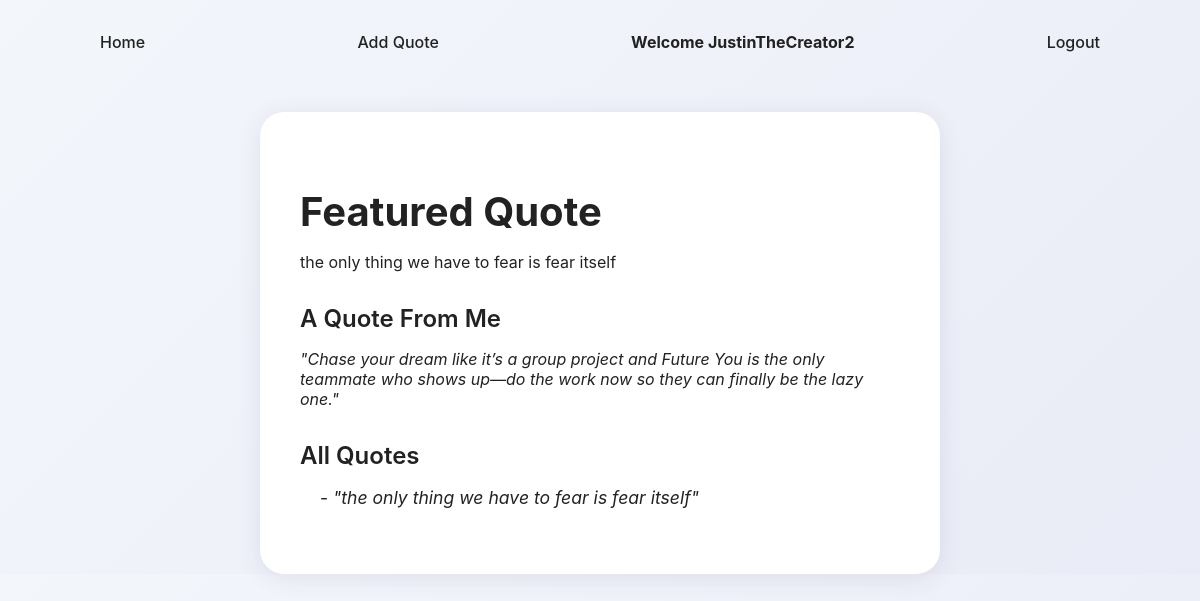
Screenshot of / (signed in) with the database file from the repository.
### tables this page shows
CREATE TABLE user (
	id INTEGER NOT NULL, 
	username VARCHAR(80) NOT NULL, 
	password_hash VARCHAR(255) NOT NULL, 
	PRIMARY KEY (id)
);

CREATE TABLE quote (
	id INTEGER NOT NULL, 
	text VARCHAR(280) NOT NULL, 
	created_at DATETIME NOT NULL, 
	user_id INTEGER, 
	PRIMARY KEY (id), 
	FOREIGN KEY(user_id) REFERENCES user (id)
);

### app.py (the view)
@app.route("/")
def home():
    from models import Quote
    quotes = Quote.query.order_by(Quote.created_at.desc()).all()
    featured = quotes[0].text if quotes else "Add your first quote!"
    return render_template("index.html", featured=featured, quotes=quotes)

### app.py (called while the page is built)
@login_manager.user_loader
def load_user(user_id):
    from models import User
    return User.query.get(int(user_id))

### templates/index.html (shortened to what this page needs)
{% extends "base.html" %}
{% block content %}
  <div class="main-content">
    <h1>Featured Quote</h1>
    <div class="featured">{{ featured }}</div>
    <h2>A Quote From Me</h2>
    <p class="my-quote"><i>"Chase your dream like it’s a group project and Future You is the only teammate who shows up—do the work now so they can finally be the lazy one."</i></p>
    <h2>All Quotes</h2>
    {% if quotes %}
      <ul class="quotes">
        {% for q in quotes %}
          <li><i>"{{ q.text }}"</i></li>
        {% endfor %}
      </ul>
    {% else %}
      <p>No quotes yet. <a href="{{ url_for('add_quote') }}">Add one</a>?</p>
  </div>
  {% endif %}
{% endblock %}

### templates/base.html (shortened to what this page needs)
<!doctype html>
<html lang="en">
<head>
  <link rel="stylesheet" href="{{ url_for('static', filename='style.css') }}">
</head>
<body>
  <nav>
    <a href="{{ url_for('home') }}">Home</a>
    <a href="{{ url_for('add_quote') }}">Add Quote</a>
    {% if current_user.is_authenticated %}
      <span><b>Welcome {{ current_user.username }}</b></span>
      <a href="{{ url_for('logout') }}">Logout</a>
    {% else %}
      <a href="{{ url_for('login') }}">Login</a>
      <a href="{{ url_for('register') }}">Register</a>
    {% endif %}
  </nav>
  <main>
    {% block content %}{% endblock %}
  </main>
</body>
</html>

### static/style.css (style rules this page uses)
body { background: linear-gradient(135deg, #f3f6fb 0%, #e9ecf6 100%); font-family: 'Inter', 'Helvetica Neue', Arial, sans-serif; color: #222; margin: 0; padding: 0; }
ul { list-style-type: none; }
li::before { content: "- "; }
nav { display: flex; justify-content: space-between; align-items: center; padding: 32px 80px 0 80px; background: transparent; }
nav a { color: #222; text-decoration: none; margin: 0 20px; font-weight: 500; font-size: 1rem; transition: color 0.2s; }
.main-content { max-width: 600px; margin: 60px auto 0 auto; background: #fff; border-radius: 24px; box-shadow: 0 4px 24px 0 rgba(60, 60, 100, 0.10); padding: 48px 40px; }
h1 { font-size: 2.5rem; font-weight: 700; margin-bottom: 16px; }
h2 { font-size: 1.5rem; font-weight: 600; margin-top: 32px; margin-bottom: 12px; }
ul { padding-left: 20px; font-size: 1.1rem; }

### rows the page displays
user: username "JustinTheCreator2"
quote: text "the only thing we have to fear is fear itself"
